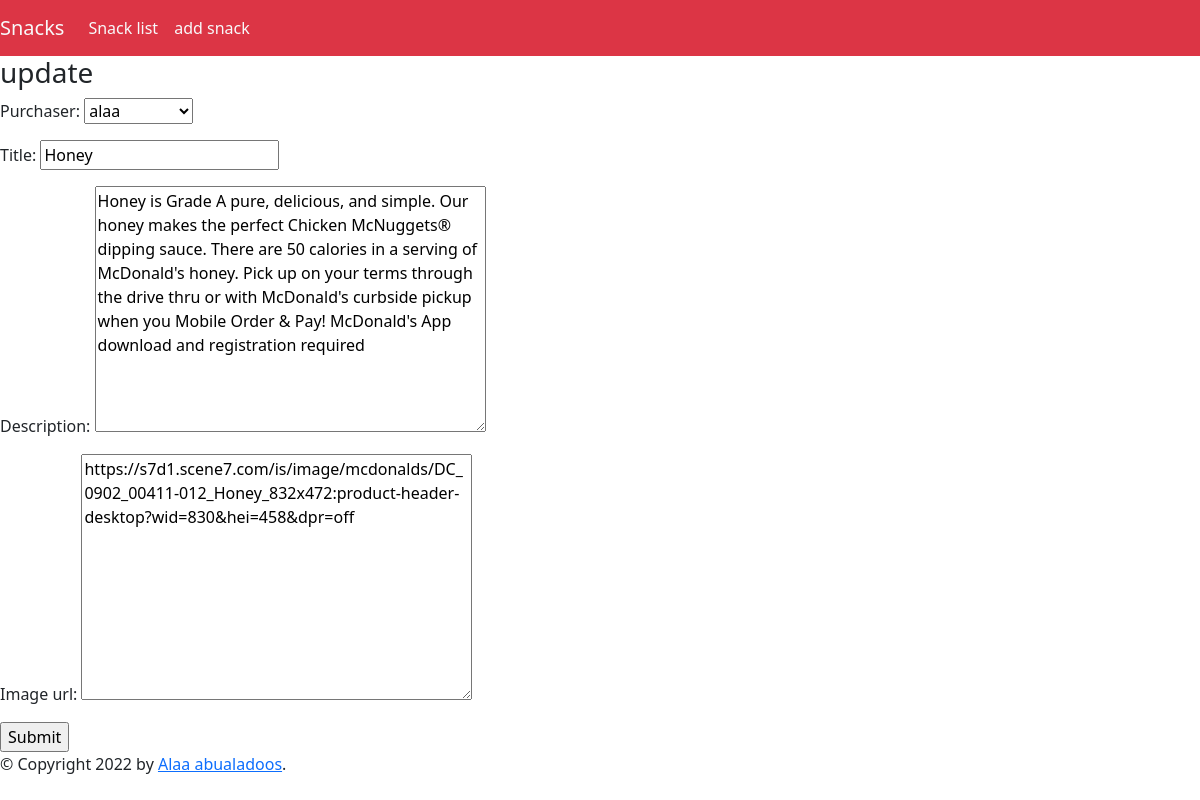
Page /2/update/ on the committed database.
### snacks/models.py (models this page shows, shortened)
class Snack(models.Model):
    title=models.CharField(max_length=64)
    purchaser=models.ForeignKey(get_user_model(),on_delete=models.CASCADE)
    description=models.TextField()
    image_url=models.TextField(default='no image')

### snacks/views.py (the view)
# urls.py: path('<int:pk>/update/',SnackUpdateView.as_view(),name='update_list'),
class SnackUpdateView(UpdateView):
    template_name='snack_update.html'
    model=Snack
    fields=['purchaser','title','description','image_url']

### templates/snack_update.html (shortened to what this page needs)
{% extends 'base.html' %}
{% block content %}
<h3>update {{snacks.name}} </h3>
<form method="post">
    {{form.as_p}}
    <input type="submit">
</form>
{% endblock %}

### rows in the picture
Snack: purchaser "alaa", title "Honey", description "Honey is Grade A pure, delicious, and simple. Our honey makes the perfect Chicken McNuggets® dipping sauce. There are 50 calories in a serving of McDonald's honey. Pick up on your terms through the drive thru or with McDonald's curbside pickup when you Mobile Order & Pay! McDonald's App download and registration required", image_url "https://s7d1.scene7.com/is/image/mcdonalds/DC_0902_00411-012_Honey_832x472:product-header-desktop?wid=830&hei=458&dpr=off"
